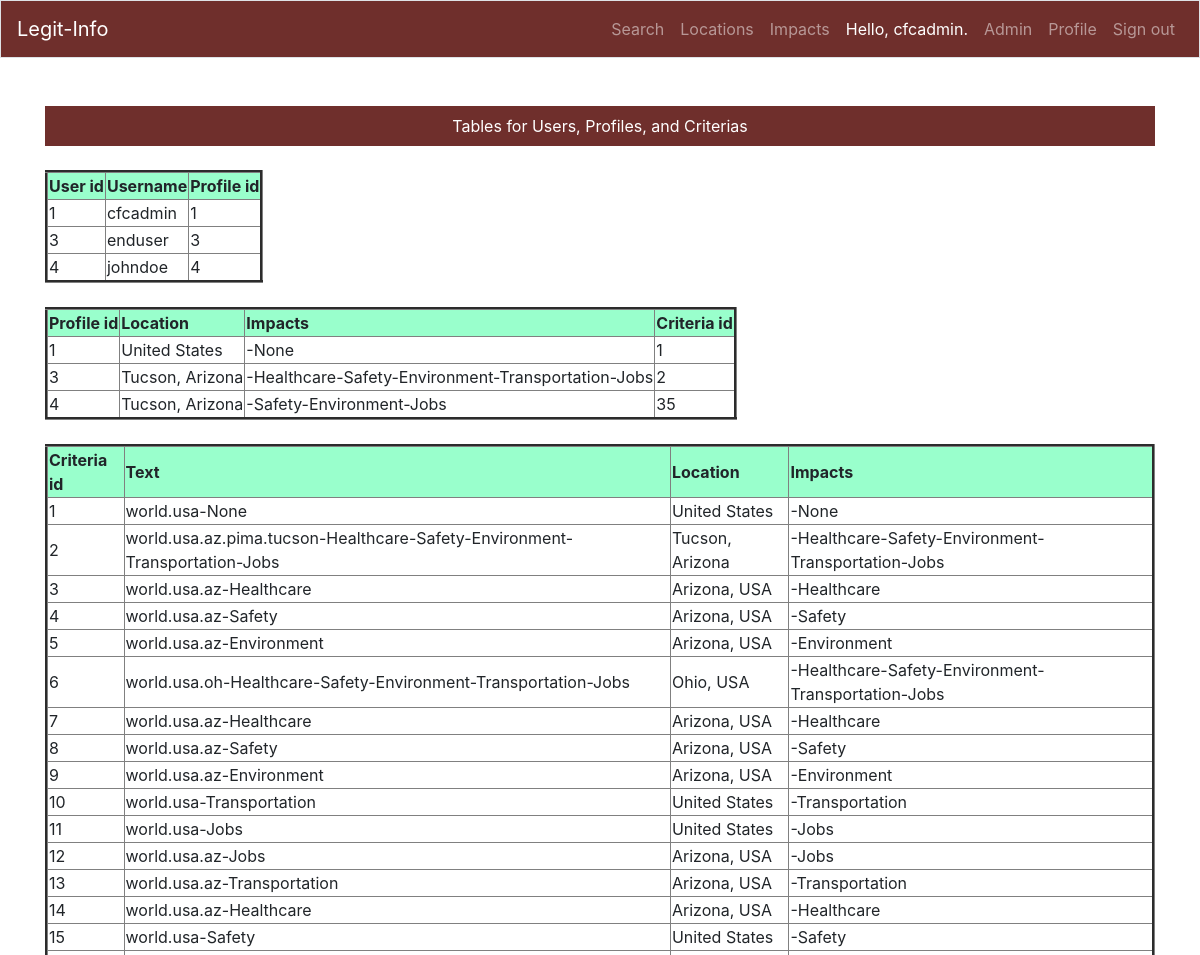
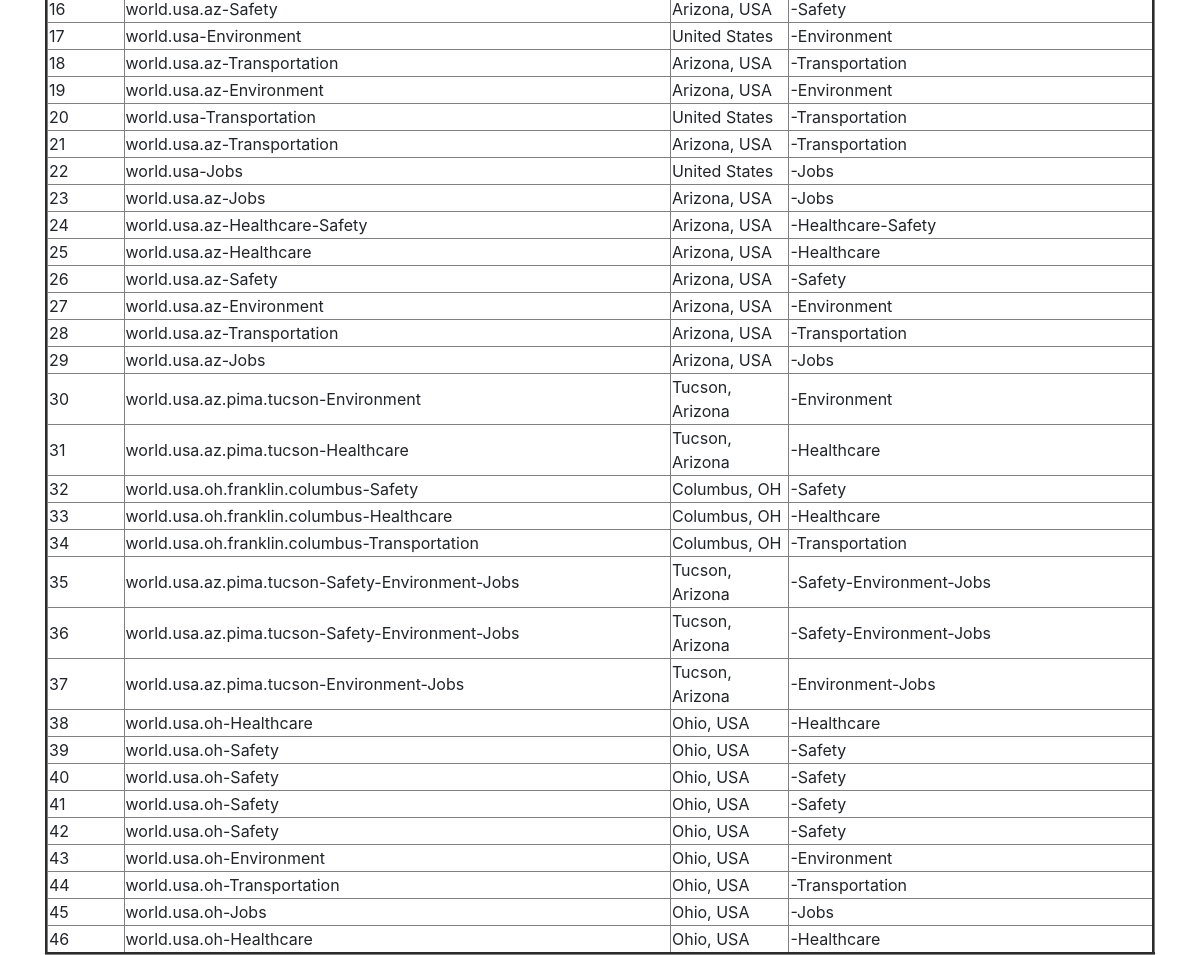
The page /criterias (signed in) on the database its author committed (2 pictures, top to bottom).
### users/models.py (models this page shows, shortened)
class Profile(models.Model):
    class Meta:
        app_label = 'users'
    user = models.OneToOneField(User, on_delete=models.CASCADE,
                                related_name='profile')
    location = models.ForeignKey('cfc_app.Location', null=True,
                                 related_name='profiles',
                                 on_delete=models.SET_NULL)
    impacts = models.ManyToManyField(Impact)
    criteria = models.ForeignKey('cfc_app.Criteria', null=True,
                                 related_name='profiles',
                                 on_delete=models.SET_NULL)

### cfc_app/models.py (models this page shows, shortened)
class Location(models.Model):
    class Meta:
        app_label = 'cfc_app'
        ordering = ['hierarchy']
    desc = models.CharField(max_length=80)
    shortname = models.CharField(max_length=20)
    legiscan_id = models.IntegerField()
    hierarchy = models.CharField(max_length=200)
    govlevel = models.CharField(max_length=80)
    parent = models.ForeignKey('self', null=True,
                               related_name='locations',
                               on_delete=models.PROTECT)
    date_added = models.DateTimeField(auto_now_add=True)

class Criteria(models.Model):
    class Meta:
        app_label = 'cfc_app'
        verbose_name_plural = "criteria"  # plural of criteria
    text = models.CharField(max_length=200, null=True, blank=True)
    location = models.ForeignKey('cfc_app.Location', null=True,
                                 related_name='criteria',
                                 on_delete=models.CASCADE)
    impacts = models.ManyToManyField(Impact)

### cfc_app/views.py (the view)
# urls.py: path('criterias', views.criterias, name='criterias'),
@staff_member_required
def criterias(request):
    users = User.objects.order_by('id')
    profiles = Profile.objects.order_by('id')
    prof = []
    for profile in profiles:
        impact_string2 = impact_seq(profile.impacts.all())
        prof.append([profile.id, profile.location,
                     impact_string2, zero_if_none(profile.criteria)])
    criterias = Criteria.objects.order_by('id')
    crit = []
    for criteria in criterias:
        impact_string3 = impact_seq(criteria.impacts.all())
        crit.append([criteria.id, criteria.text,
                     criteria.location, impact_string3])
    context = {'users': users,
               'prof': prof,
               'crit': crit}
    return render(request, 'criterias.html', context)

### cfc_app/models.py (called while the page is built)
def impact_seq(impact_list):
    impact_string = ''
    connector = '-'
    for impact in impact_list:
        impact_string += connector + impact.text.strip()
    return impact_string

### cfc_app/templatetags/cfc_tags.py (called while the page is built)
@register.simple_tag
def app_name(request):
    return settings.APP_NAME

### cfc_app/views.py (called while the page is built)
def zero_if_none(item):
    result_id = 0
    if item:
        result_id = item.id
    return result_id

### cfc_app/templates/criterias.html
{% extends "base.html" %}
{% block page_header %}
Tables for Users, Profiles, and Criterias
{% endblock page_header %}
{% block content %}
<div class="page-content">
    <div class="page-content-standard">
<table border="3">
    <tr bgcolor="#99FFCC">
        <th>User id</th>
        <th>Username</th>
        <th>Profile id</th>
    </tr>
    {% for user in users %}
    <tr>
        <td>{{ user.id }}</td>
        <td>{{ user.username }}</td>
        <td>{{ user.profile.id }}</td>
    </tr>
    {% empty %}
    <tr>
        <td colspan="3">this table is empty</td>
    </tr>
    {% endfor %}
</table>
<br>
<table border="3">
    <tr bgcolor="#99FFCC">
        <th>Profile id</th>
        <th>Location</th>
        <th>Impacts</th>
        <th>Criteria id</th>
    </tr>
    {% for profile in prof %}
    <tr>
        <td>{{ profile.0 }}</td>
        <td>{{ profile.1.desc }}</td>
        <td>{{ profile.2 }}</td>
        <td>{{ profile.3 }}</td>
    </tr>
    {% empty %}
    <tr>
        <td colspan="4">this table is empty</td>
    </tr>
    {% endfor %}
</table>
<br>
<table border="3">
    <tr bgcolor="#99FFCC">
        <th>Criteria id</th>
        <th>Text</th>
        <th>Location</th>
        <th>Impacts</th>
    </tr>
    {% for criteria in crit %}
    <tr>
        <td>{{ criteria.0 }}</td>
        <td>{{ criteria.1 }}</td>
        <td>{{ criteria.2.desc }}</td>
        <td>{{ criteria.3 }}</td>
    </tr>
    {% empty %}
    <tr>
        <td colspan="3">this table is empty</td>
    </tr>
    {% endfor %}
</table>
    </div>
</div>
{% endblock content %}

### cfc_app/templates/base.html (shortened to what this page needs)
{% load bootstrap4 %}
{% load static %}
{% load cfc_tags %}
<!doctype html>
<html lang="en">
<head>
{% bootstrap_css %}
</head>
<body>
<nav class="navbar navbar-expand-md navbar-dark bg-company-red mb-5 border">
<a class="navbar-brand" href="{% url 'cfc_app:index' %}">
           {% app_name request %}
</a>
<div class="collapse navbar-collapse justify-content-end" id="navbarCollapse">
<ul class="navbar-nav text-right">
    <li class="nav-item">
    <a class="nav-link" href="{% url 'cfc_app:search' %}">
               Search</a></li>
    <li class="nav-item">
    <a class="nav-link" href="{% url 'cfc_app:locations' %}">
               Locations</a></li>
    <li class="nav-item">
    <a class="nav-link" href="{% url 'cfc_app:impacts' %}">
               Impacts</a></li>
{% if user.is_authenticated %}
<li class="nav-item">
<span class="nav-link active">Hello, {{ user.username }}.</span>
</li>
{% if user.is_active and user.is_staff %}
<li class="nav-item">
    <a class="nav-link" href="{% url 'admin:index' %}">Admin</a>
</li>
{% endif %}
<li class="nav-item">
    <a class="nav-link" href="{% url 'users:profile' %}">Profile</a>
</li>
<li class="nav-item">
    <a class="nav-link" href="{% url 'users:logout' %}">Sign out</a>
</li>
{% else %}
<li class="nav-item">
    <a class="nav-link" href="{% url 'users:register' %}">Register</a>
</li>
<li class="nav-item">
    <a class="nav-link" href="{% url 'users:login' %}">Sign in</a></li>
{% endif %}
</ul>
</div>
</nav>
<main role="main" class="container">
<div class="m-0 mb-4 pl-5 pr-5 pt-2 pb-2 text-center bg-company-red">
       {% block page_header %}{% endblock page_header %}
       </div>
<div>
       {% block content %}{% endblock content %}
       </div>
</main>
</body>
</html>

### cfc_app/templates/base.html (style rules this page uses)
.bg-company-red { background-color: #6F2F2C !important; color: #ffffff; }

### rows shown on the page
Location: parent "1", desc "United States", profile "-None", text "world.usa-None", criteria "-None", criteria "10", text "world.usa-Transportation", criteria "-Transportation", criteria "11", text "world.usa-Jobs", criteria "-Jobs", criteria "15", text "world.usa-Safety", criteria "-Safety", criteria "17", text "world.usa-Environment", criteria "-Environment", criteria "20", criteria "22"
Location: profile "3", desc "Tucson, Arizona", profile "-Healthcare-Safety-Environment-Transportation-Jobs", profile "2", profile "4", profile "-Safety-Environment-Jobs", profile "35", criteria "2", text "world.usa.az.pima.tucson-Healthcare-Safety-Environment-Transportation-Jobs", criteria "-Healthcare-Safety-Environment-Transportation-Jobs", criteria "30", text "world.usa.az.pima.tucson-Environment", criteria "-Environment", criteria "31", text "world.usa.az.pima.tucson-Healthcare", criteria "-Healthcare", criteria "35", text "world.usa.az.pima.tucson-Safety-Environment-Jobs", criteria "-Safety-Environment-Jobs", criteria "36", criteria "37", text "world.usa.az.pima.tucson-Environment-Jobs", criteria "-Environment-Jobs"
Location: criteria "3", text "world.usa.az-Healthcare", desc "Arizona, USA", criteria "-Healthcare", criteria "4", text "world.usa.az-Safety", criteria "-Safety", criteria "5", text "world.usa.az-Environment", criteria "-Environment", criteria "7", criteria "8", criteria "9", criteria "12", text "world.usa.az-Jobs", criteria "-Jobs", criteria "13", text "world.usa.az-Transportation", criteria "-Transportation", criteria "14", criteria "16", criteria "18", criteria "19", criteria "21", criteria "23", criteria "24", text "world.usa.az-Healthcare-Safety", criteria "-Healthcare-Safety", criteria "25", criteria "26", criteria "27", criteria "28", criteria "29"
Location: criteria "6", text "world.usa.oh-Healthcare-Safety-Environment-Transportation-Jobs", desc "Ohio, USA", criteria "-Healthcare-Safety-Environment-Transportation-Jobs", criteria "38", text "world.usa.oh-Healthcare", criteria "-Healthcare", criteria "39", text "world.usa.oh-Safety", criteria "-Safety", criteria "40", criteria "41", criteria "42", criteria "43", text "world.usa.oh-Environment", criteria "-Environment", criteria "44", text "world.usa.oh-Transportation", criteria "-Transportation", criteria "45", text "world.usa.oh-Jobs", criteria "-Jobs", criteria "46"
Location: criteria "32", text "world.usa.oh.franklin.columbus-Safety", desc "Columbus, OH", criteria "-Safety", criteria "33", text "world.usa.oh.franklin.columbus-Healthcare", criteria "-Healthcare", criteria "34", text "world.usa.oh.franklin.columbus-Transportation", criteria "-Transportation"

### other values the page prints
{{ user.username }} "cfcadmin"
{{ user.id }} "1"
{{ user.profile.id }} "1"
{{ user.id }} "3"
{{ user.username }} "enduser"
{{ user.profile.id }} "3"
{{ user.id }} "4"
{{ user.username }} "johndoe"
{{ user.profile.id }} "4"
